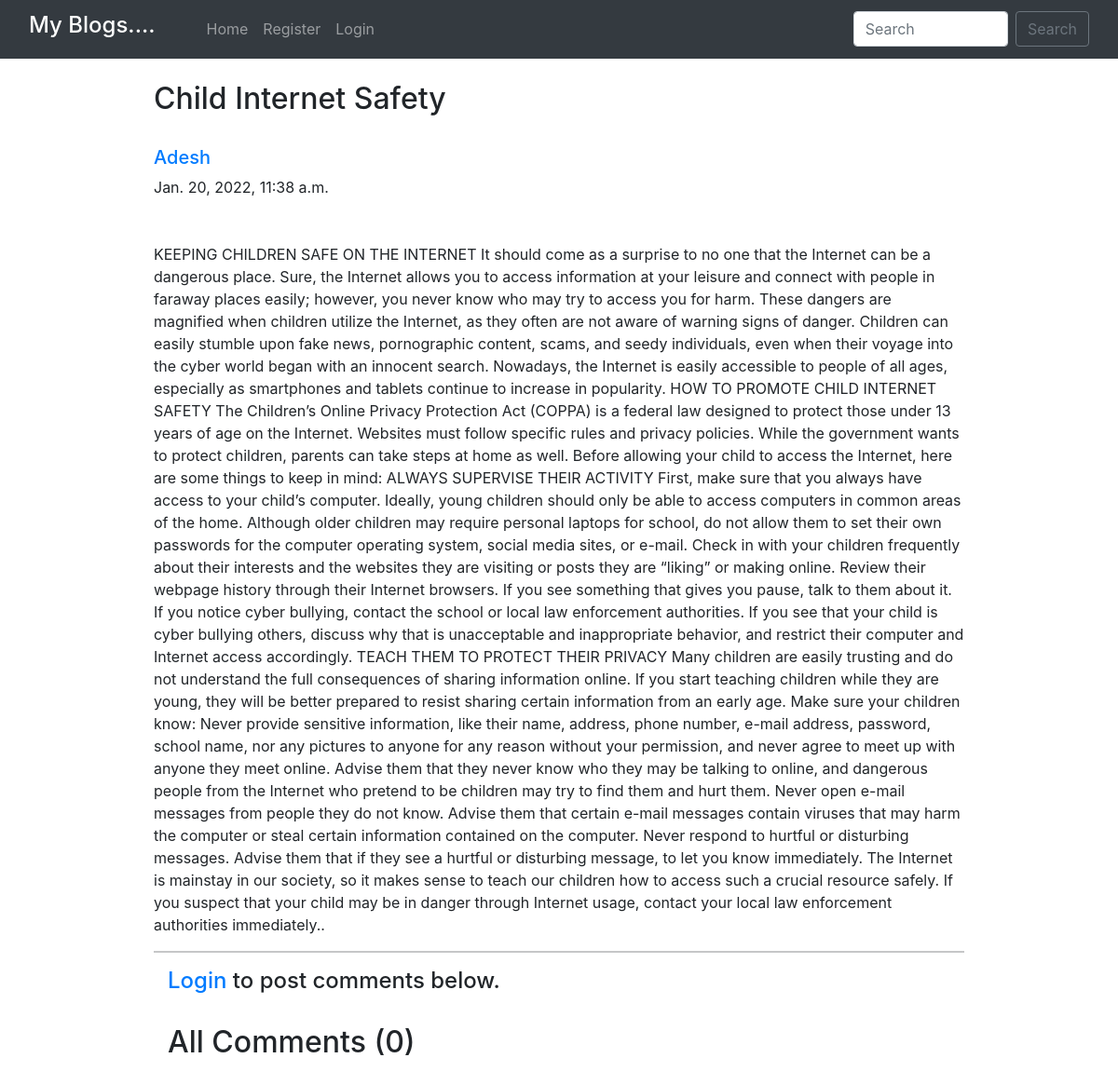
Screenshot of /blog/child-internet-safety/ with the database file from the repository.
### home/models.py (models this page shows, shortened)
class BlogPost(models.Model):
    title=models.CharField(max_length=255)
    author= models.ForeignKey(User, on_delete=models.CASCADE)
    slug=models.CharField(max_length=130)
    content=models.TextField()
    dateTime=models.DateTimeField(auto_now_add=True)

### home/views.py (the view)
# urls.py: path("blog/<str:slug>/", views.blogs_comments, name="blogs_comments"),
def blogs_comments(request, slug):
    post = BlogPost.objects.filter(slug=slug).first()
    comments = Comment.objects.filter(blog=post)
    if request.method=="POST":
        user = request.user
        content = request.POST.get('content','')
        blog_id =request.POST.get('blog_id','')
        comment = Comment(user = user, content = content, blog=post)
        comment.save()
    return render(request, "blog_comments.html", {'post':post, 'comments':comments})

### home/templates/blog_comments.html (shortened to what this page needs)
{% extends 'base.html' %}
{% block body %}
{% load humanize %}
<div class="container w-75 my-4">
      <h2 class="blog-post-title">{{post.title}}</h2>
      <br>
      <div class="media">
            <div class="media-body">
                  <h5 class="mt-0"><a href="/user_profile/{{post.author.id}}/">{{post.author}}
                        </a></h5>
                  {{post.dateTime}}
            </div>
      </div>
      <br>
      <br>
      <p>{{post.content}}.</p>
      <hr>
      {% if user.is_authenticated %}
      <div class="container">
            <h2>Add Comments Here</h2>
            <form action="/blog/{{post.slug}}/" method="POST"> {% csrf_token %}
                  <div class="form-floating">
                        <textarea class="form-control" placeholder="Leave a comment here" id="floatingTextarea2"
                              style="height: 100px" id="content" name="content"></textarea>
                        <label for="floatingTextarea2">Leave a comment here.</label>
                        <br>
                        <button type="submit" class="btn btn-primary">Comment</button>
                  </div>
            </form>
            {% else %}
            <div class="container">
                  <h4><a href="/login/">Login</a> to post comments below.</h4>
                  {% endif %}
                  <br>
                  <h2>All Comments ({{comments.count}})</h2>
                  <br>
            </div>
      </div>
      {% endblock %}

### rows the page displays
BlogPost: title "Child Internet Safety", author "Adesh", dateTime "Jan. 20, 2022, 11:38 a.m.", content "KEEPING CHILDREN SAFE ON THE INTERNET It should come as a surprise to no one that the Internet can be a dangerous place. Sure, the Internet allows you to access information at your leisure and connect with people in faraway places easily; however, you never know who may try to access you for harm. These dangers are magnified when children utilize the Internet, as they often are not aware of warning signs of danger. Children can easily stumble upon fake news, pornographic content, scams, and seedy individuals, even when their voyage into the cyber world began with an innocent search. Nowadays, the Internet is easily accessible to people of all ages, especially as smartphones and tablets…"

### other values shown
{{ comments.count }} "0"
